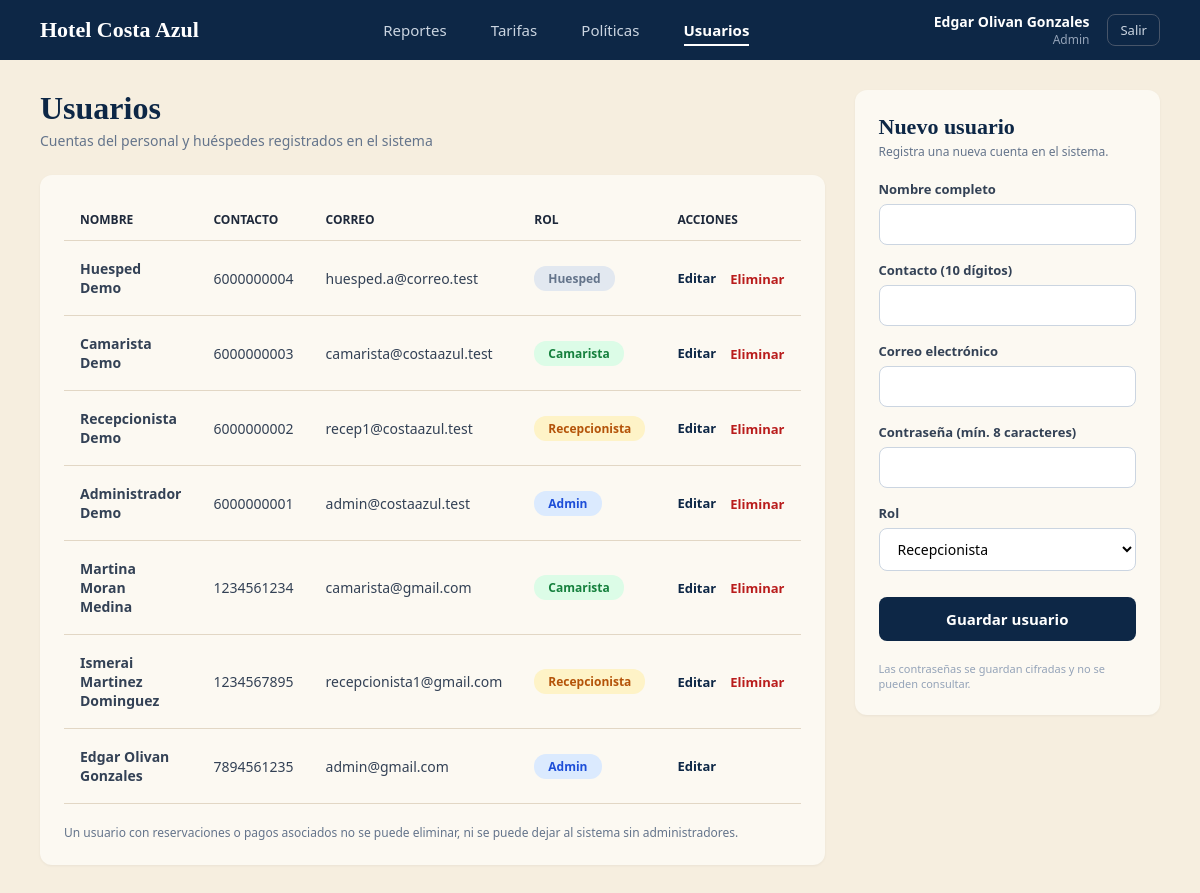
Page /Administrador/Usuarios/usuarios.php (signed in) on the earlier database version.
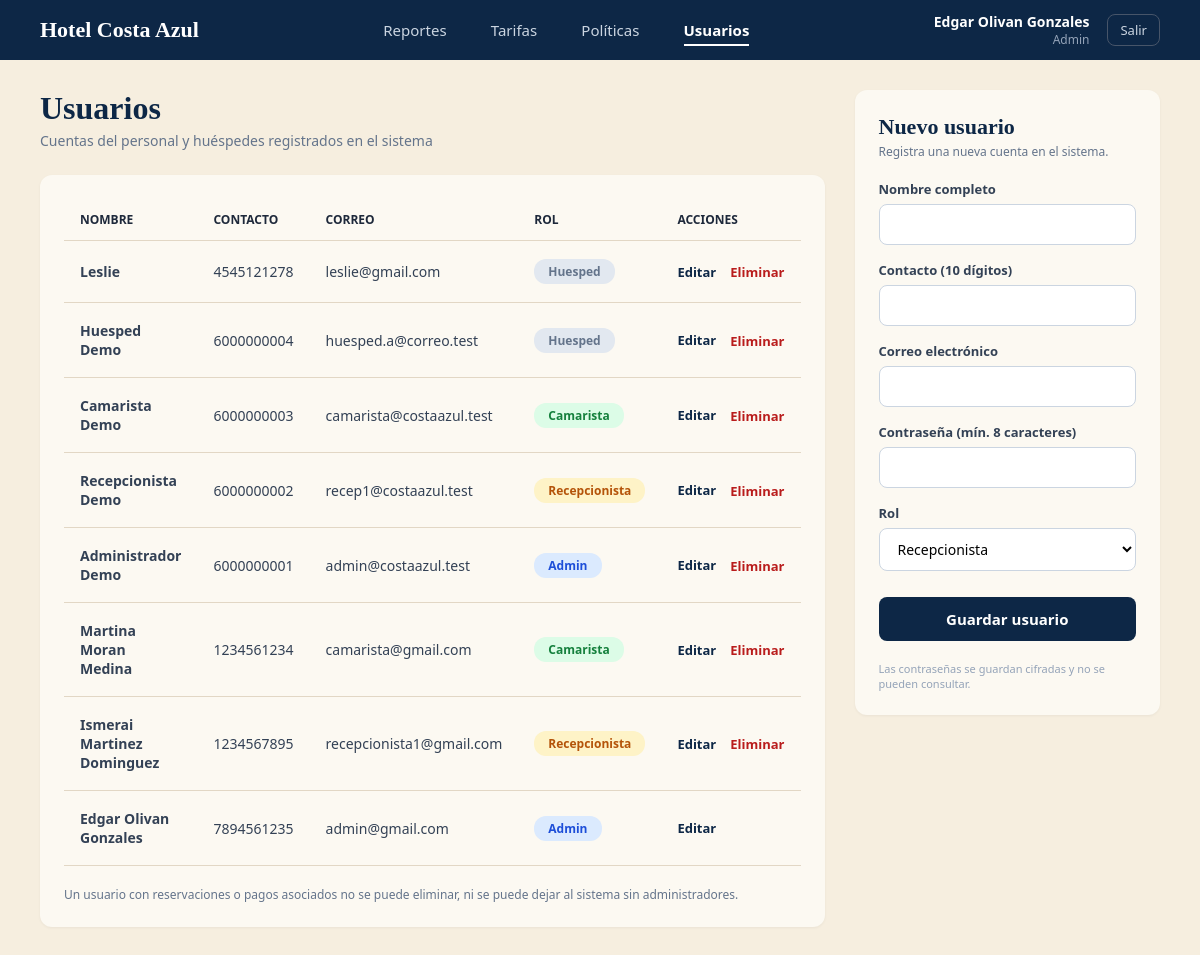
Same page on the later database version.
### tables this page shows
CREATE TABLE `usuario` (
  `id_usuario` int(11) NOT NULL,
  `nombre` varchar(100) NOT NULL,
  `contacto` varchar(10) NOT NULL,
  `correo` varchar(80) NOT NULL,
  `password` varchar(255) NOT NULL,
  `rol` varchar(20) NOT NULL DEFAULT 'Huesped'
);

### Administrador/Usuarios/usuarios.php (the view, shortened to what the changed rows need)
<?php
require_once '../../config/conexion.php';
$id_sesion = (int) $_SESSION['id_usuario'];
$form = ['id_usuario' => 0, 'nombre' => '', 'contacto' => '', 'correo' => '', 'rol' => 'Recepcionista'];
$editando = (int) $form['id_usuario'] > 0;
$usuarios = $conexion->query(
    "SELECT id_usuario, nombre, contacto, correo, rol FROM usuario ORDER BY id_usuario DESC"
)->fetchAll(PDO::FETCH_ASSOC);
?>
<!DOCTYPE html>
<html lang="es">
<head>
    <link rel="stylesheet" href="usuarios.css">
</head>
<body>
    <div class="main-layout">
        <main class="content-panel">
            <h1 class="page-title">Usuarios</h1>
            <div class="table-card">
                <table class="users-table">
                    <thead>
                        <tr>
                            <th>NOMBRE</th>
                            <th>CONTACTO</th>
                            <th>CORREO</th>
                            <th>ROL</th>
                            <th>ACCIONES</th>
                        </tr>
                    </thead>
                    <tbody>
                        <?php foreach ($usuarios as $u): ?>
                            <?php $es_propio = ((int) $u['id_usuario'] === $id_sesion); ?>
                            <tr class="<?php echo ((int) $u['id_usuario'] === (int) $form['id_usuario']) ? 'row-highlight' : ''; ?>">
                                <td><strong><?php echo htmlspecialchars($u['nombre'], ENT_QUOTES, 'UTF-8'); ?></strong></td>
                                <td><?php echo htmlspecialchars($u['contacto'], ENT_QUOTES, 'UTF-8'); ?></td>
                                <td><?php echo htmlspecialchars($u['correo'], ENT_QUOTES, 'UTF-8'); ?></td>
                                <td>
                                    <span class="badge badge-<?php echo htmlspecialchars(strtolower($u['rol']), ENT_QUOTES, 'UTF-8'); ?>">
                                        <?php echo htmlspecialchars($u['rol'], ENT_QUOTES, 'UTF-8'); ?>
                                    </span>
                                </td>
                                <td>
                                    <div class="acciones">
                                        <a href="usuarios.php?editar=<?php echo (int) $u['id_usuario']; ?>" class="btn-link">Editar</a>
                                        <?php if (!$es_propio): ?>
                                            <form method="POST" onsubmit="return confirm('¿Eliminar a este usuario?');">
                                                <button type="submit" class="btn-link btn-danger">Eliminar</button>
                                            </form>
                                        <?php endif; ?>
                                    </div>
                                </td>
                            </tr>
                        <?php endforeach; ?>
                    </tbody>
                </table>
            </div>
        </main>
        <aside class="form-panel">
            <h2><?php echo $editando ? 'Editar usuario' : 'Nuevo usuario'; ?></h2>
        </aside>
    </div>
</body>
</html>

Differences in the rows shown:
added usuario: nombre "Leslie", contacto "4545121278", correo "leslie@gmail.com", rol "Huesped"
